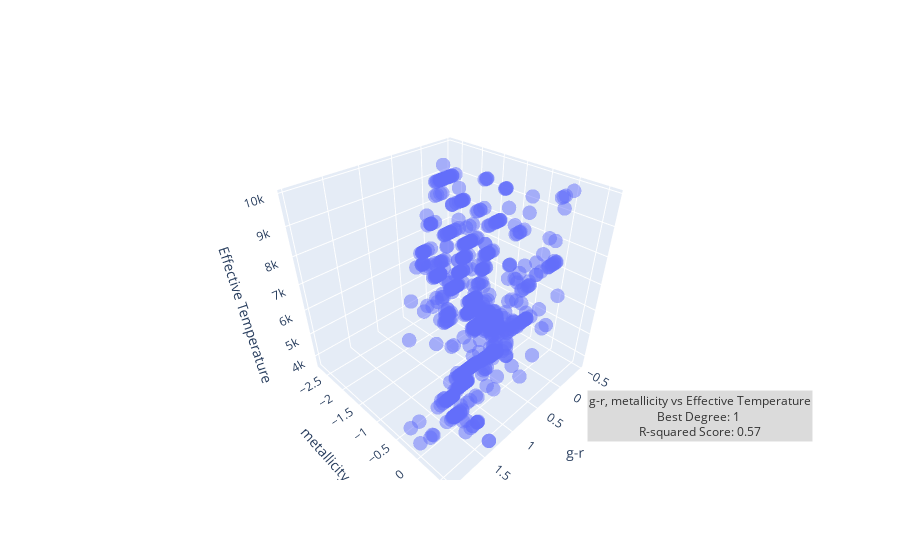

The notebook cell saved with this chart:
### Code cell
ug_ri = pd.DataFrame()
ug_ri = color_filters_df["g_r"] + color_filters_df["metallicity"]

x_train, x_test, y_train, y_test = train_test_split(ug_ri, color_filters_df["temperature"], test_size=0.2, random_state=42) 
x_train_reshape = x_train.values.reshape(-1, 1) 
x_test_reshape = x_test.values.reshape(-1, 1)

u_g_x_train, u_g_x_test, u_g_y_train, u_g_y_test = train_test_split(color_filters_df["g_r"], color_filters_df["temperature"], test_size=0.2, random_state=42) 
u_g_x_train_reshape = u_g_x_train.values.reshape(-1, 1) 
u_g_x_test_reshape = u_g_x_test.values.reshape(-1, 1)

r_i_x_train, r_i_x_test, r_i_y_train, r_i_y_test = train_test_split(color_filters_df["metallicity"], color_filters_df["temperature"], test_size=0.2, random_state=42) 
r_i_x_train_reshape = r_i_x_train.values.reshape(-1, 1) 
r_i_x_test_reshape = r_i_x_test.values.reshape(-1, 1)

best_score = 0
best_prediction = None
best_degree = 0

for i in range(1, 2):
    poly = PolynomialFeatures(degree=i)

    x_train_tf = poly.fit_transform(x_train_reshape)
    x_test_tf = poly.fit_transform(x_test_reshape)

    model = LinearRegression()
    model.fit(x_train_tf, y_train)

    predictions = model.predict(x_test_tf)

    r2 = r2_score(y_test, predictions)
    
    if r2 > best_score:
        best_score = r2
        best_prediction = predictions
        best_degree = i

import plotly.graph_objects as go
# Create a 3D scatter plot
fig = go.Figure(data=[go.Scatter3d(x=u_g_x_test, y=r_i_x_test, z=u_g_y_test, mode='markers', name='Stars')])

# fig.add_trace(go.Scatter3d(
#     x=u_g_x_test, 
#     y=r_i_x_test, 
#     z=best_prediction,
#     mode='lines',
#     name='Best fit line'
# ))

# Annotation
description = 'g-r, metallicity vs Effective Temperature<br>'
description += f'Best Degree: {best_degree}\n<br>'
description += f'R-squared Score: {best_score:.2f}<br>'

# Add a text annotation
fig.add_annotation(
    text=description,
    xref="paper", yref="paper",
    x=0.99, y=0.1,
    showarrow=False,
    font=dict(size=12, color="black"),
    bgcolor="lightgrey",
    opacity=0.8
)

# Customize the appearance if needed
fig.update_traces(marker=dict(size=5, opacity=0.5))

# Add labels
fig.update_layout(scene=dict(xaxis_title='g-r', yaxis_title='metallicity', zaxis_title='Effective Temperature'))

# Show the interactive plot
fig.show()

### Figure 1 — Plotly figure (JSON) as saved in the notebook; plotly's stock layout.template omitted (floating-point values rounded to 4 significant figures; data arrays with more than 128 entries replaced by an {"elided": "..."} marker saying what was removed)
{"data": [{"marker": {"opacity": 0.5, "size": 5}, "mode": "markers", "name": "Stars", "type": "scatter3d", "x": {"elided": "862 float values"}, "y": {"elided": "862 float values"}, "z": {"elided": "862 int values"}}], "layout": {"annotations": [{"bgcolor": "lightgrey", "font": {"color": "black", "size": 12}, "opacity": 0.8, "showarrow": false, "text": "g-r, metallicity vs Effective Temperature<br>Best Degree: 1\n<br>R-squared Score: 0.57<br>", "x": 0.99, "xref": "paper", "y": 0.1, "yref": "paper"}], "scene": {"xaxis": {"title": {"text": "g-r"}}, "yaxis": {"title": {"text": "metallicity"}}, "zaxis": {"title": {"text": "Effective Temperature"}}}}}
